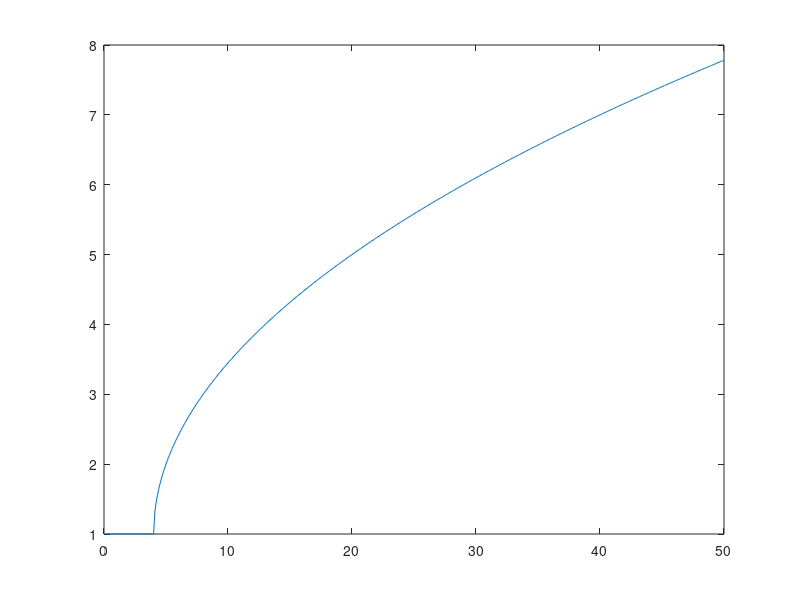

Source code (MATLAB):
%Octave Script
%Title          :Grafica 1
%Author         :Jose Manuel Arce Salvador
%Description    :Graficar una funcion
%Date           :202123801
%Version        :1
%notes          :Requiere aplicacion de octave, usar su linea de comandos
%


clear
% Dominio de la funcion 
x=0:0.1:50
% Rango de la funcion 
fx=(1)+((x-4).^(1/2)) 
% Funcion a plotear funcion
plot(x, fx)